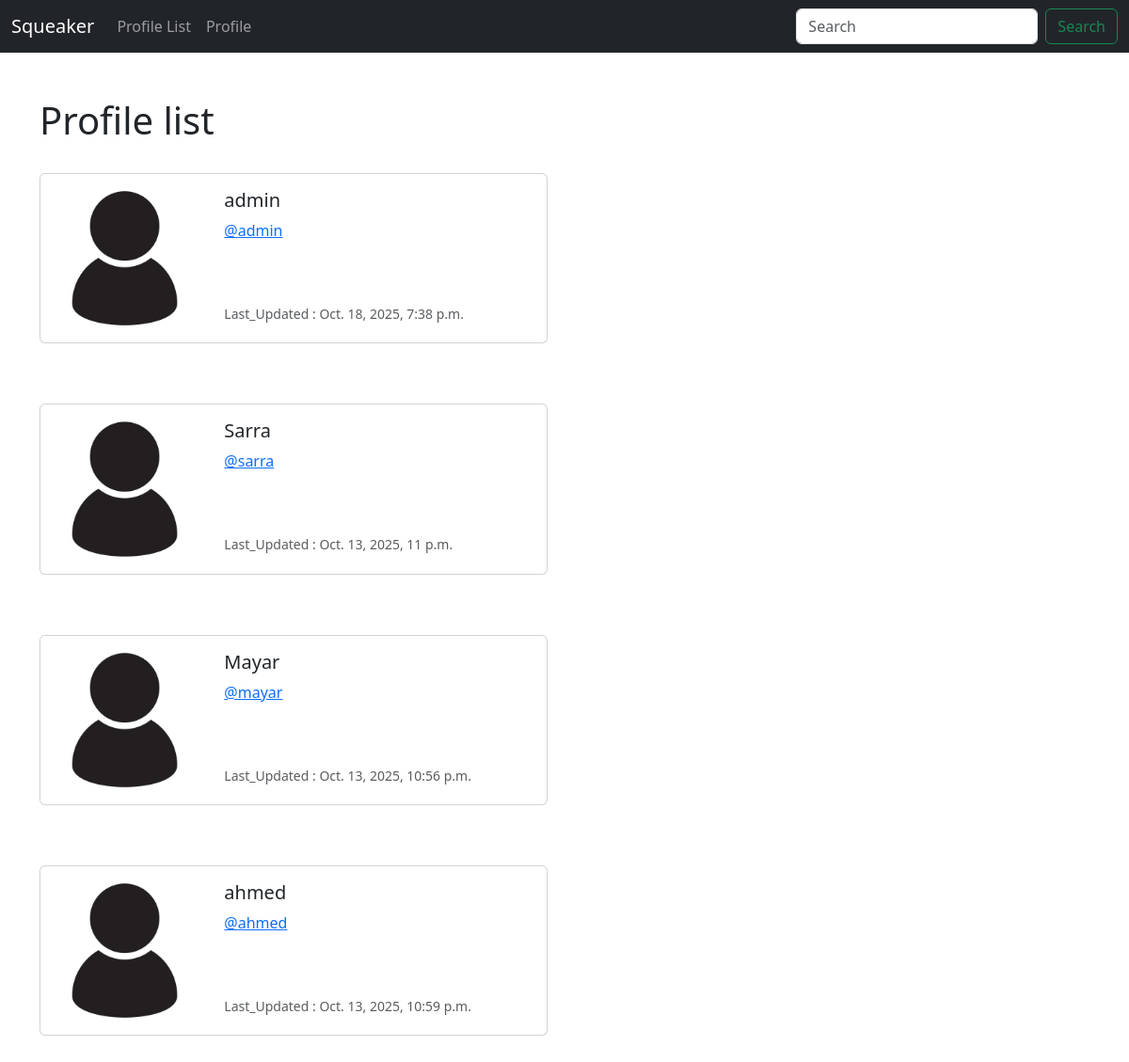
The app's page /profile_list/ (signed in), older data.
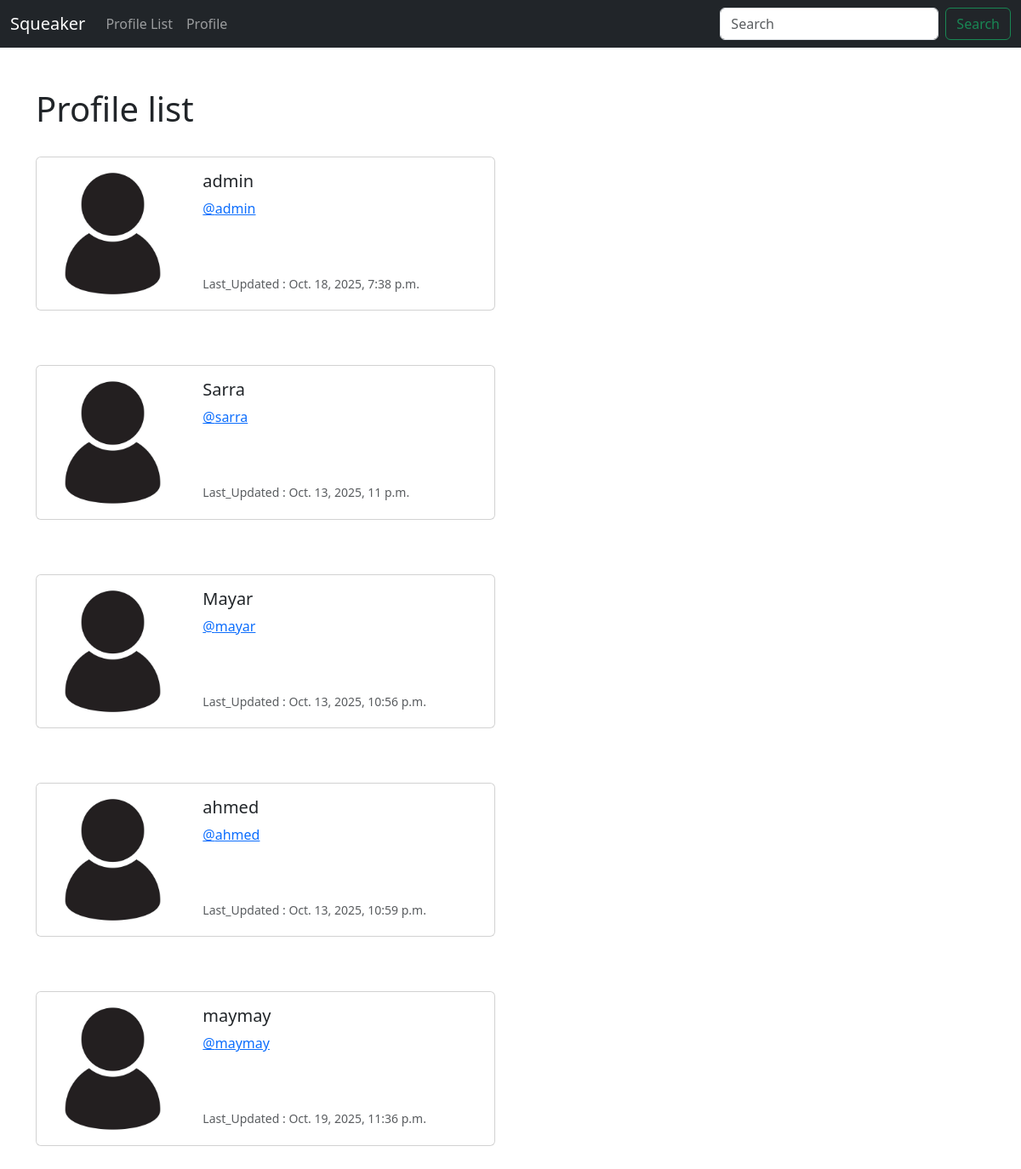
The same page, newer data.
### musker/models.py (models this page shows, shortened)
class Profile(models.Model):
    user = models.OneToOneField(User , on_delete = models.CASCADE) # associate one user to only one profile
    follows = models.ManyToManyField("self",
            related_name="followed_by",
            symmetrical=False, # user don't have to follow who followed him
            blank=True) #you don't have to follow anybody
    date_modified = models.DateTimeField(User , auto_now = True )

### musker/views.py (the view)
# urls.py: path('profile_list/', views.profile_list , name='profile_list'),
def profile_list(request):
    if request.user.is_authenticated :
        profiles = Profile.objects.exclude(user=request.user) #exclude the actual user
        return render (request, 'profile_list.html'  , {"profiles" : profiles})
    else :
        messages.success(request , ("You Must Be Logged In To View This Page ..."))
        return redirect('home')

### musker/templates/profile_list.html
{%extends 'base.html'%}
{% load static %}
{% block content %}
<h1> Profile list </h1>
<br/>
{% if profiles %}
    {% for profile in profiles %}
            <div class="card mb-3" style="max-width: 540px;">
        <div class="row g-0">
            <div class="col-md-4">
            <img src="{% static 'images/profile-icon.jpg'  %}" class="img-fluid rounded-start" alt="Profile Image">
            </div>
            <div class="col-md-8">
            <div class="card-body">
                <h5 class="card-title">{{ profile.user.username }}</h5>
                <p class="card-text"><a href="{% url 'profile' profile.user.id %}">@{{ profile.user.username|lower}}</a></p>
                <br/><br/>
                <p class="card-text"><small class="text-body-secondary">Last_Updated : {{ profile.date_modified }}</small></p>
            </div>
            </div>
        </div>
        </div>
        <br/><br/>
    {% endfor %}
{% endif %}
{% endblock %}

### musker/templates/base.html (shortened to what this page needs)
<!doctype html>
<html lang="en">
  <head>
    <link href="https://cdn.jsdelivr.net/npm/bootstrap@5.3.8/dist/css/bootstrap.min.css" rel="stylesheet">
  </head>
  <body>
     {%include 'navbar.html' %}
     <br/>
    <div class="container">
      <br/>
        {%block content%}
        {% endblock %}
    </div>
  </body>
</html>

### musker/templates/navbar.html (shortened to what this page needs)
<nav class="navbar navbar-expand-lg navbar-dark bg-dark">
  <div class="container-fluid">
    <a class="navbar-brand" href="{% url 'home' %}">Squeaker</a>
    <div class="collapse navbar-collapse" id="navbarSupportedContent">
      <ul class="navbar-nav me-auto mb-2 mb-lg-0">
        <li class="nav-item">
          <a class="nav-link" href="{% url 'profile_list' %}">Profile List</a>
        </li>
        {% if user.is_authenticated %}
        <li class="nav-item">
          <a class="nav-link" href="{% url 'profile' request.user.id %}">Profile</a>
        </li>
        {% endif %}
      </ul>
      <form class="d-flex" role="search">
        <input class="form-control me-2" type="search" placeholder="Search" aria-label="Search"/>
        <button class="btn btn-outline-success" type="submit">Search</button>
      </form>
    </div>
  </div>
</nav>

Row changes from the older to the newer data that the page shows:
added Profile: user.username "maymay", date_modified "Oct. 19, 2025, 11:36 p.m."
